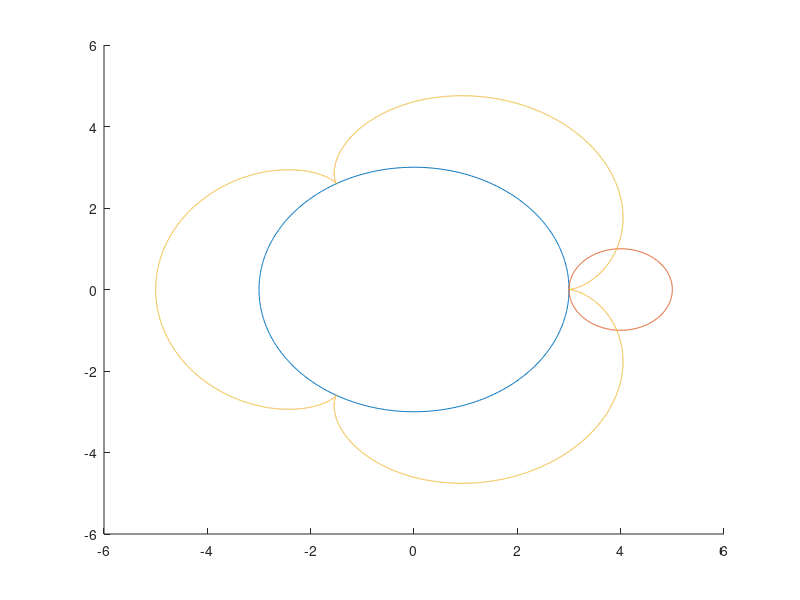

Recreate this plot in MATLAB.
clc;
close all;

figure(1);
hold on;

v = 1;
R = 3;
r = 1;
theta0 = pi;

theta = 0:0.01:(2*pi);
plot(R*cos(theta),R*sin(theta));
plot(R+r+r*cos(theta),r*sin(theta));

maxT = 2 * pi * R / v;
t = 0:0.001:maxT;

px = (R+r)*cos(v*t/R)+r*cos(theta0 + v*t/r+v*t/R);
py = (R+r)*sin(v*t/R)+r*sin(theta0 + v*t/r+v*t/R);

plot(px, py);
hold off;
